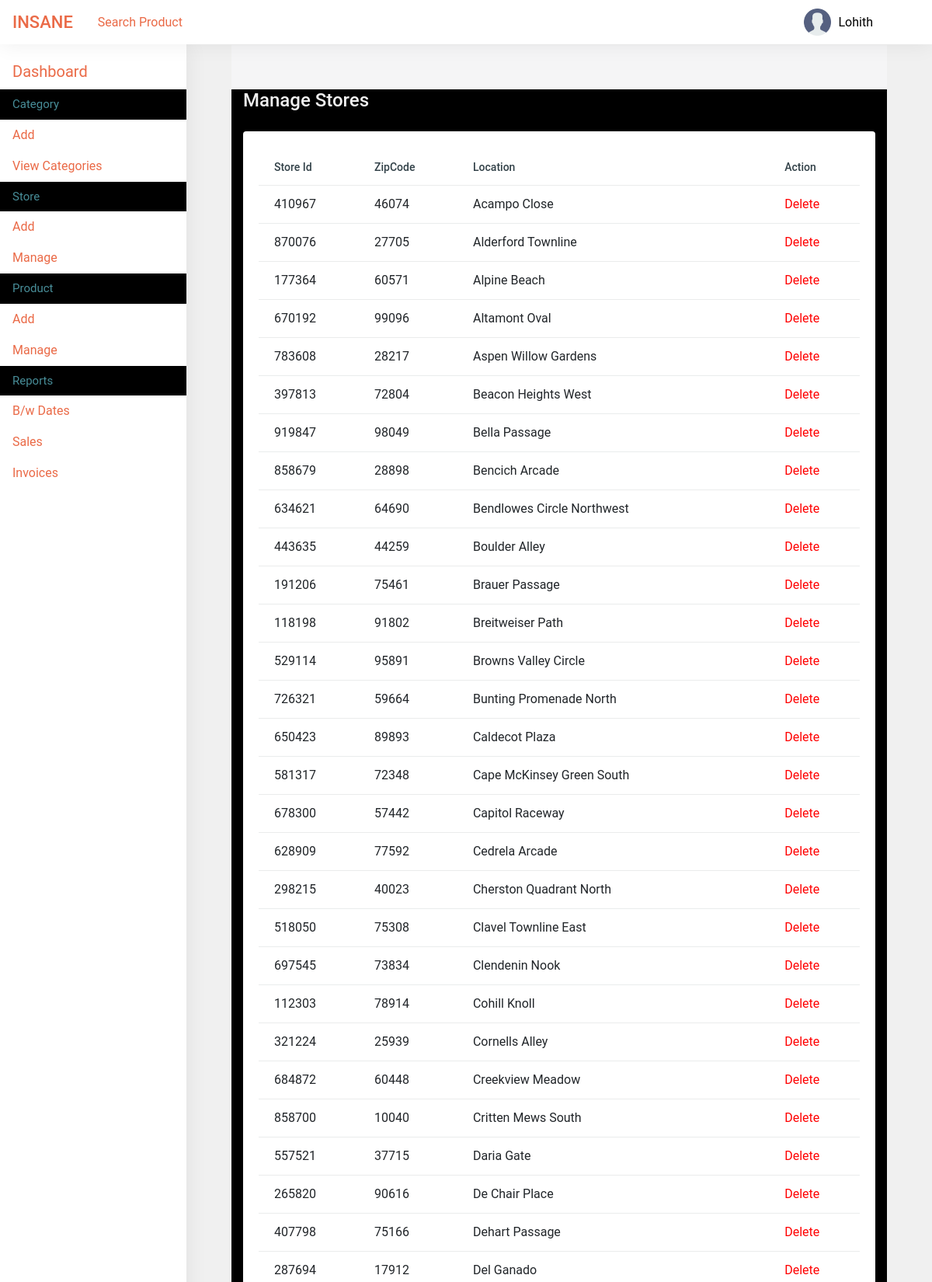
Screenshot of /manage-companies.php (signed in, upper part) with the database file from the repository.
### tables this page shows
CREATE TABLE `stores` (
  `StoreID` int(8) NOT NULL,
  `ZipCode` int(5) DEFAULT NULL,
  `Location` varchar(50) DEFAULT NULL
);

### manage-companies.php (the view, shortened to what this page needs)
<?php
include('includes/config.php');
if (strlen($_SESSION['username']==0)) {
  header('location:logout.php');
  } else{
?>
<!DOCTYPE html>
<html lang="en">
<head>
    <link href="dist/css/style.css" rel="stylesheet" type="text/css">
</head>
<body style="background-color:#f0f0f0;">
<div class="hk-wrapper hk-vertical-nav" style="background-color:#f0f0f0; border-width:58px; border-style:solid; border-color:#f0f0f0;">
<?php include_once('includes/navbar.php');
include_once('includes/sidebar.php');
?>
        <div class="hk-pg-wrapper">
            <div class="container" style="background-color:black;">
<div class="hk-pg-header">
 <h4 class="hk-pg-title" style="color:#f0f0f0;">Manage Stores</h4>
                </div>
                <div class="row">
                    <div class="col-xl-12">
                        <section class="hk-sec-wrapper">
                            <div class="row">
                                <div class="col-sm">
                                    <div class="table-wrap">
                                        <table id="datable_1" class="table table-hover w-100 display pb-30">
                                            <thead>
                                                <tr>
                                                    <th>Store Id</th>
                                                    <th>ZipCode</th>
                                                    <th>Location</th>
                                                    <th>Action</th>
                                                </tr>
                                            </thead>
                                            <tbody>
<?php
$rno=mt_rand(10000,99999);
$query=mysqli_query($con,"select * from Stores order by Location");
while($row=mysqli_fetch_array($query))
{
?>
<tr>
<td><?php echo $row['StoreID'];?></td>
<td><?php echo $row['ZipCode'];?></td>
<td><?php echo $row['Location'];?></td>
<td>
<a style = "color:RED" href="manage-companies.php?del=<?php echo base64_encode($row['StoreID'].$rno);?>" data-toggle="tooltip" data-original-title="Delete" onclick="return confirm('Do you really want to delete?');">Delete </a>
</td>
</tr>
<?php
} ?>
                                            </tbody>
                                        </table>
                                    </div>
                                </div>
                            </div>
                        </section>
                    </div>
                </div>
            </div>
        </div>
    </div>
</body>
</html>
<?php } ?>

### includes/navbar.php (shortened to what this page needs)
     <nav class="navbar navbar-expand-xl navbar-light fixed-top hk-navbar">
            <a class="navbar-brand" href="dashboard.php" style="color:#ea6a47;">INSANE</a>
<a class="nav-link" href="search-product.php">
<span style="color:#ea6a47;">Search Product</span>
</a>
            <ul class="navbar-nav hk-navbar-content">
                <li class="nav-item dropdown dropdown-authentication">
                    <a class="nav-link dropdown-toggle no-caret" href="#" role="button" data-toggle="dropdown" aria-haspopup="true" aria-expanded="false">
                        <div class="media"style=" position: relative;right: 30px;">
                            <div class="media-img-wrap" style=" position: relative;right: 30px;">
                                <div class="avatar">
                                    <img src="dist/img/user.png" alt="user">
                                </div>
                            </div>
<?php
$username=$_SESSION['username'];
$query=mysqli_query($con,"select AdminName from tbladmin where UserName='$username'");
$row=mysqli_fetch_array($query);
?>
                            <div>
                                <span style="color:black;  position: relative;right: 30px;"><?php echo $row['AdminName'];?></span>
                            </div>
                        </div>
                    </a>
                </li>
            </ul>
        </nav>

### rows the page displays
stores: StoreID "410967", ZipCode "46074", Location "Acampo Close"
stores: StoreID "870076", ZipCode "27705", Location "Alderford Townline"
stores: StoreID "177364", ZipCode "60571", Location "Alpine Beach"
stores: StoreID "670192", ZipCode "99096", Location "Altamont Oval"
stores: StoreID "783608", ZipCode "28217", Location "Aspen Willow Gardens"
stores: StoreID "397813", ZipCode "72804", Location "Beacon Heights West"
stores: StoreID "919847", ZipCode "98049", Location "Bella Passage"
stores: StoreID "858679", ZipCode "28898", Location "Bencich Arcade"
stores: StoreID "634621", ZipCode "64690", Location "Bendlowes Circle Northwest"
stores: StoreID "443635", ZipCode "44259", Location "Boulder Alley"
stores: StoreID "191206", ZipCode "75461", Location "Brauer Passage"
stores: StoreID "118198", ZipCode "91802", Location "Breitweiser Path"
stores: StoreID "529114", ZipCode "95891", Location "Browns Valley Circle"
stores: StoreID "726321", ZipCode "59664", Location "Bunting Promenade North"
stores: StoreID "650423", ZipCode "89893", Location "Caldecot Plaza"
stores: StoreID "581317", ZipCode "72348", Location "Cape McKinsey Green South"
stores: StoreID "678300", ZipCode "57442", Location "Capitol Raceway"
stores: StoreID "628909", ZipCode "77592", Location "Cedrela Arcade"
stores: StoreID "298215", ZipCode "40023", Location "Cherston Quadrant North"
stores: StoreID "518050", ZipCode "75308", Location "Clavel Townline East"
stores: StoreID "697545", ZipCode "73834", Location "Clendenin Nook"
stores: StoreID "112303", ZipCode "78914", Location "Cohill Knoll"
stores: StoreID "321224", ZipCode "25939", Location "Cornells Alley"
stores: StoreID "684872", ZipCode "60448", Location "Creekview Meadow"
stores: StoreID "858700", ZipCode "10040", Location "Critten Mews South"
stores: StoreID "557521", ZipCode "37715", Location "Daria Gate"
stores: StoreID "265820", ZipCode "90616", Location "De Chair Place"
stores: StoreID "407798", ZipCode "75166", Location "Dehart Passage"
stores: StoreID "287694", ZipCode "17912", Location "Del Ganado"

### other values shown
$row['AdminName'] "Lohith"
